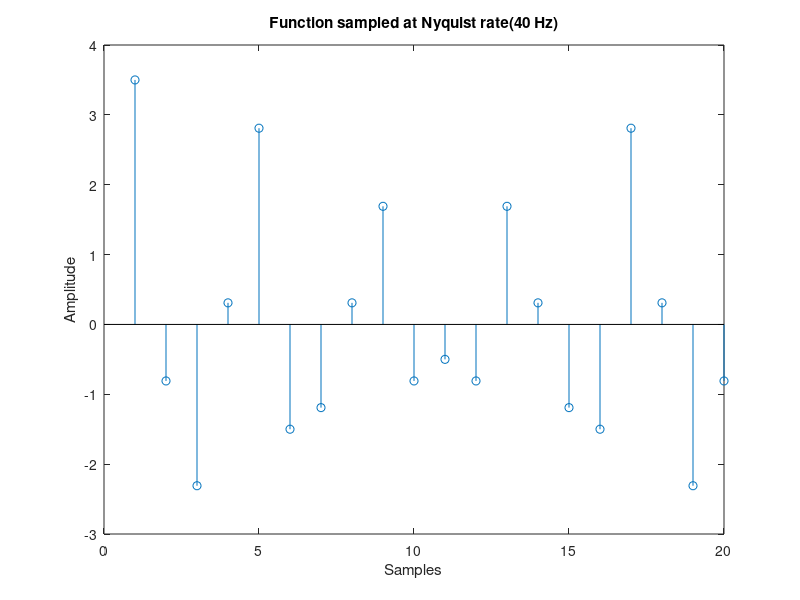
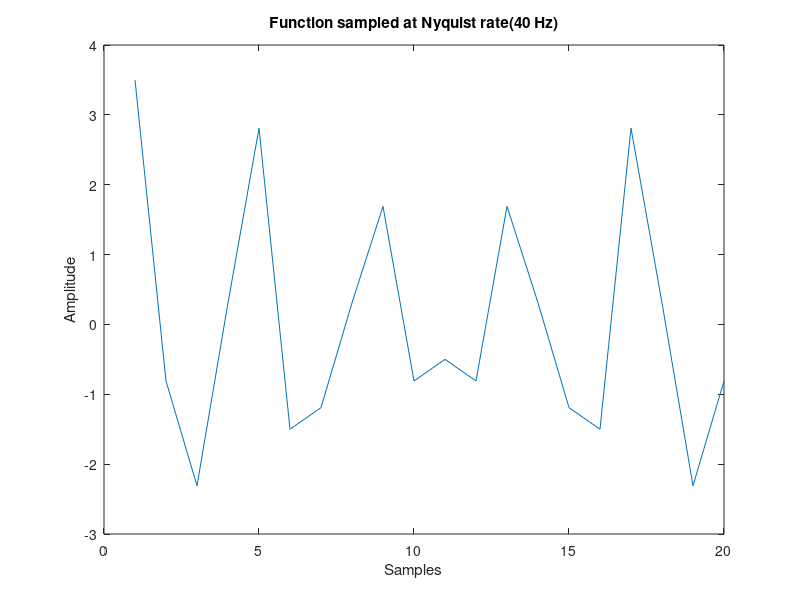

MATLAB code for these plots, in order:
a = 2;
pi=3.14159;
t=[0:1/(20*a):(1/a)-(1/(20*a))];
f1= a*cos(2*pi*5*a*t);
f2=(a/2)*cos(2*pi*6*a*t);
f3=(a/4)*cos(2*pi*10*a*t);
f4=f1+f2+f3;
%sampling frequency = 14a = 28hz ===> sampling time = 1/28 s

figure;
stem(f4)
title('Function sampled at Nyquist rate(40 Hz)')
xlabel('Samples')
ylabel('Amplitude')
figure;
plot(f4)
title('Function sampled at Nyquist rate(40 Hz)')
xlabel('Samples')
ylabel('Amplitude')